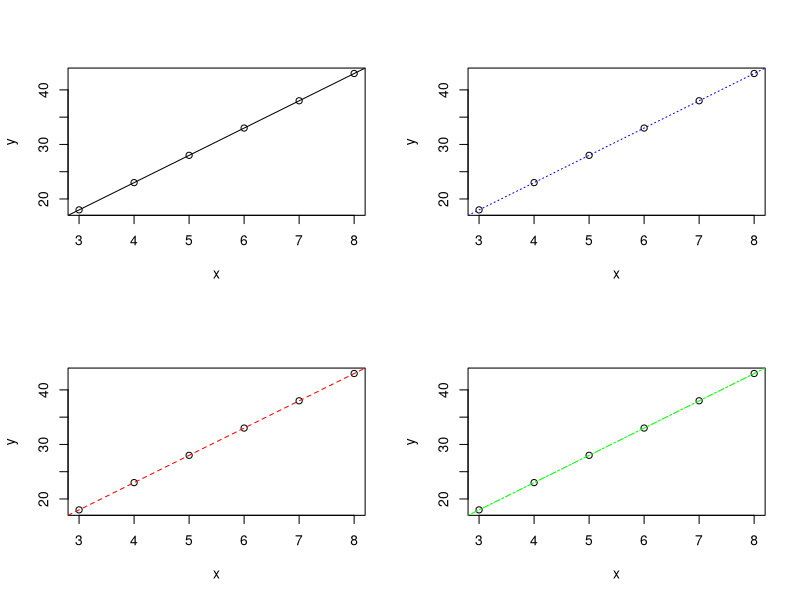

Reproduce this figure in R.
 #####################
# 11.0.0.0.1 Exercise #
 #####################

#Make a copy of Intro2.R under a new name, and modify the copy so that it does linear regression of algal growth rate on 
#the natural log of light intensity, LogLight=log(Light), and plots the data appropriately.
 
## see Intro2Copy.R ##
 
 #####################
# 11.0.0.0.2 Exercise #
 #####################

#Run Intro2.R, then enter the command plot(fit) in the console and follow the directions in the console. Figure out what 
#just happened by entering ?plot.lm to bring up the help page for the function plot.lm() that carries out a plot() 
#command for an object produced by lm(). (This is one example of how R uses the fact that statistical analyses are 
#stored as model objects. fit “knows” what kind of object it is (in this case an object of type lm), and so plot(fit) 
#invokes a function that produces plots suitable for an lm object.) Answer: R produced a series of diagnostic plots
#exploring whether or not the fitted linear model is a suitable fit to the data. In each of the plots, the 3 most 
#extreme points (the most likely candidates for “outliers”) have been identified according to their sequence in the
#data set.
 
 ## Complete ##

 #####################
# 11.0.0.0.3 Exercise #
 #####################

#Create a plot of growth rate versus light intensity with the xx-axis running from 0 to 120, and the yy-axis running
#from 1 to 4.
 
## see Intro2Copy.R ##

 #####################
# 11.0.0.0.4 Exercise #
 #####################

#Several graphs can be placed within a single figure by using the par function (short for “parameter”) to adjust the 
#layout of the plot. For examplethe command  par(mfrow=c(m,n)) divides the plotting area into mm rows and nn columns. 
#As a series of graphs is drawn, they are placed along the top row from left to right, then along the next row, and so
#on. mfcol=c(m,n) has the same effect except that successive graphs are drawn down the first column, 
#then down the second column, and so on.

#Save Intro2.R with a new name and modify the program as follows. Use mfcol=c(2,1) to create graphs of growth rate as 
#a function of Light, and of log(growth rate) as a function of log(Light) in the same figure. Do the same again, 
#using mfcol=c(1,2).
 
 ## see Intro2Copy.R ##

 #####################
# 11.0.0.0.5 Exercise #
 #####################

#Use ?par to read about other plot control parameters that can be set using par(). Then draw a 2×2 set of plots, 
#each showing the line y=5x+3 with x running from 3 to 8, but with 4 different line styles and 4 different 
#line colors.
 
x=c(3:8)
y= 3 + (5 * x)
par(mfcol=c(2,2))

#solid black line
plot(x,y)
fit <- lm(y~x)
abline(fit,col='black',lty=1)

#dashed red line
plot(x,y)
fit <- lm(y~x)
abline(fit,col='red',lty=2)

#dotted blue line
plot(x,y)
fit <- lm(y~x)
abline(fit,col='blue',lty=3)

#two dash green line
plot(x,y)
fit <- lm(y~x)
abline(fit,col='green',lty=6)

 #####################
# 11.0.0.0.6 Exercise #
 #####################

#Modify one of your scripts so that at the very end it saves the plot to disk. You can accomplish this using the 
#dev.print() function. Do ?dev.print to read about this function. Note that you need to specify the file argument to
#write your graphics to a file; if you don’t, it will try and send it to a printer. Also note that many alternative
#formats are available via the dev argument.
